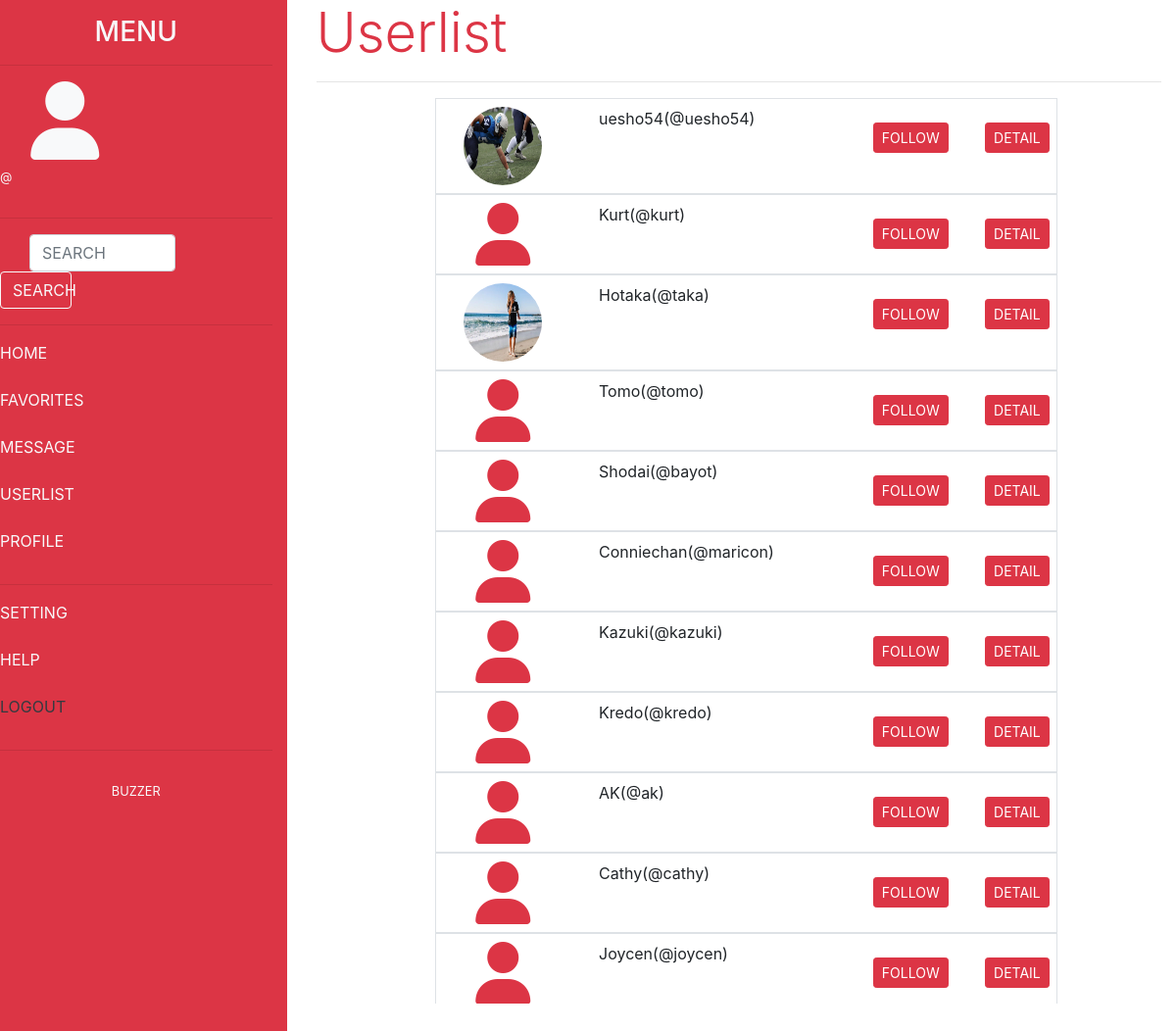
Page /userlist.php on the committed database.
### tables this page shows
CREATE TABLE `users` (
  `id` int(11) NOT NULL,
  `account_name` varchar(50) NOT NULL,
  `email` varchar(100) NOT NULL,
  `image` varchar(100) DEFAULT NULL,
  `login_id` int(11) NOT NULL
);

### classes/Database.php (called while the page is built, shortened)
<?php
class Database{
    private $servername = 'localhost';
    private $username = 'root';
    private $password = 'root';
    private $database_name = 'twitter';
    public function __construct(){
        $this->con = new mysqli($this->servername,$this->username,$this->password,$this->database_name);
        if($this->con->connect_error){
            die('connect error'.$this->con->connect_error);
        }else{
            return $this->con;
        }
    }
}
?>

### action.php (called while the page is built, shortened)
<?php
include 'classes/User.php';
$User = new User;
?>

### classes/User.php (called while the page is built, shortened)
<?php
include 'Database.php';
class User extends Database{
    public function getCurrentLogin($id){
        $sql = "SELECT * FROM login WHERE id = '$id'";
        $result = $this->con->query($sql);
        if($result == FALSE){
            die('cannot get login'.$this->con->connect_error);
        }else{
            return $result->fetch_assoc();
        }
    }
    public function displayUsers(){
        $sql = "SELECT * FROM login INNER JOIN users ON login.id = users.login_id";
        $result = $this->con->query($sql);
        if($result->num_rows>0){
            $row = array();
            while($rows = $result->fetch_assoc()){
                $row[] = $rows;
            }
            return $row;
        }else{
            return FALSE;
        }
    }
    public function validateFollow($now,$user){
        $sql = "SELECT * FROM followed_users WHERE user_id = '$now' AND follow_id = '$user'";
        $result = $this->con->query($sql);
        if($result->num_rows == 1){
            return "unfollow";
        }else{
            return "follow";
        }
    }
}
?>

### userlist.php (the view, shortened to what this page needs)
<?php
include 'action.php';
$now = $_SESSION['login_id'];
$nowuser = $User->getCurrentUser($now);
$nowlogin = $User->getCurrentLogin($now);
$img = $nowuser["image"];
$users = $User->displayUsers();
?>
<!doctype html>
<html lang="en">
  <head>
    <link rel="stylesheet" href="https://stackpath.bootstrapcdn.com/bootstrap/4.3.1/css/bootstrap.min.css">
  </head>
  <body>
      <div class="row">
        <div class="col-md-3 bg-danger sidebar">
          <div class="text-center mt-3 mb-3">
            <h3 class="text-light">MENU</h3>
          </div>
          <hr>
          <div class="row">
            <div class="col-md-1"></div>
            <div class="col-md-4 text-center">
              <?php
              if(empty($img)){
                echo '<i class="fas fa-user fa-5x text-light"></i>';
              }else{
                echo '<img src="uploads/'.$img.'" height="90" width="90" class="rounded-circle">';
              }
              ?>
            </div>
            <div class="col-md-7">
              <p class="text-light small">@<?php echo $nowlogin['username']; ?></p>
            </div>
          </div>
          <hr>
          <form action="" method="post">
            <div class="form-group">
              <div class="row">
                <div class="col-md-1"></div>
                <div class="col-md-7">
                  <input type="text" name="search" class="form-control" placeholder="SEARCH">
                </div>
                <div class="col-md-4">
                  <button type="submit" name="search" class="btn btn-outline-light btn-block">SEARCH</button>
                </div>
              </div>
            </div>
          </form>
          <hr>
          <div class="mt-3">
            <div class="row">
              <div class="col-md-11">
                <ul style="list-style: none;">
                  <li><a href="home.php" class="text-light">HOME</a></li>
                  <br>
                  <li><a href="favorite.php" class="text-light">FAVORITES</a></li>
                  <br>
                  <li><a href="message.php" class="text-light">MESSAGE</a></li>
                  <br>
                  <li><a href="userlist.php" class="text-light">USERLIST</a></li>
                  <br>
                  <li><a href="profile.php" class="text-light">PROFILE</a></li>
                </ul>
              </div>
            </div>
            <hr>
            <div class="row">
              <div class="col-md-11">
                <ul style="list-style: none;">
                  <li><a href="setting.php" class="text-light">SETTING</a></li>
                  <br>
                  <li><a href="" class="text-light">HELP</a></li>
                  <br>
                  <li><a href="logout.php" class="text-dark">LOGOUT</a></li>
                </ul>
              </div>
            </div>
          </div>
          <hr>
          <div class="text-center">
            <p class="small text-light pt-3">BUZZER</p>
          </div>
        </div>
        <div class="col-md-9">
            <div class="container">
                <h5 class="display-4 text-danger">Userlist</h5>
                <hr>
                <div class="ml-3" style="height: 85vh; overflow: scroll;">
                    <ul style="list-style: none;">
                        <?php
                        foreach($users as $key=>$user){
                            $userid = $user["id"];
                            $image = $user["image"];
                            $loginuserid = $nowlogin["id"];
                            if($userid == $loginuserid){
                                echo "<div class='alert alert-danger w-75 mx-auto text-center p-0 m-0'>";
                                    echo '<h4 class="display-4">YOURSELF</h4>';
                                echo "</div>";
                            }else{
                                echo "<li class='border w-75 mx-auto'>";
                                    echo "<div class= 'row mt-2'>";
                                        echo '<div class="col-md-3">';
                                            if(empty($image)){
                                                echo '<div class="text-center pb-2">';
                                                echo '<i class="fas fa-user fa-4x text-danger"></i>';
                                                echo '</div>';
                                            }else{
                                                echo '<div class="text-center pb-2">';
                                                echo '<img src="uploads/'.$image.'" height="80" width="80" class="rounded-circle mx-auto">';
                                                echo '</div>';
                                            }
                                        echo '</div>';
                                        echo '<div class="col-md-5">';
                                            echo "<p>".$user['account_name']."(@".$user['username'].")</p>";
                                        echo '</div>';
                                        echo '<div class="col-md-2 text-center mt-3">';
                                            echo '<form action="action.php" method="post">';
                                                $validateFF = $User->validateFollow($now,$userid);
                                                if($validateFF == "unfollow"){
                                                    echo '<button type="submit" name="unfollow" class="btn btn-outline-danger btn-sm float-right">UNFOLLOW</button>';
                                                }else{
                                                    echo '<button type="submit" name="follow" class="btn btn-danger btn-sm float-right">FOLLOW</button>';
                                                }
                                            echo '</form>';
                                        echo '</div>';
                                        echo '<div class="col-md-2 text-center mt-3">';
                                            echo '<a href="userprofile.php?id='.$userid.'" role="button" class="btn btn-danger btn-sm">DETAIL</a>';
                                        echo '</div>';
                                    echo "</div>";
                                echo "</li>";
                            }
                        }
                        ?>
                    </ul>
                </div>
            </div>
        </div>
      </div>
  </body>
</html>

### userlist.php (style rules this page uses)
* { box-sizing: border-box; padding: 0; margin: 0; }
.sidebar { height: 100vh; }

### rows in the picture
users: image (picture), account_name "uesho54", login.username "uesho54"
users: account_name "Kurt", login.username "kurt"
users: image (picture), account_name "Hotaka", login.username "taka"
users: account_name "Tomo", login.username "tomo"
users: account_name "Shodai", login.username "bayot"
users: account_name "Conniechan", login.username "maricon"
users: account_name "Kazuki", login.username "kazuki"
users: account_name "Kredo", login.username "kredo"
users: account_name "AK", login.username "ak"
users: account_name "Cathy", login.username "cathy"
users: account_name "Joycen", login.username "joycen"
